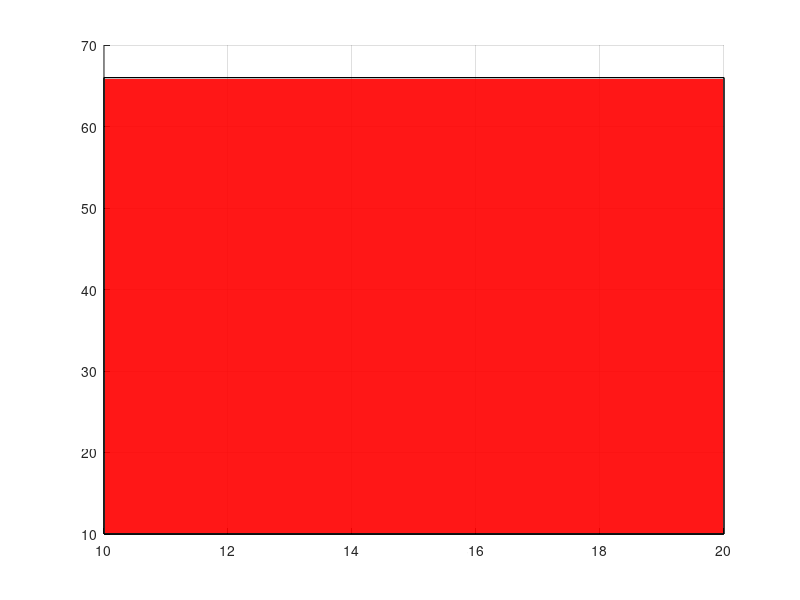

MATLAB code for this plot: (Note: this script raises an error after producing the figure.)
function plotcube(varargin)
% PLOTCUBE - Display a 3D-cube in the current axes
%
%   PLOTCUBE(EDGES,ORIGIN,ALPHA,COLOR) displays a 3D-cube in the current axes
%   with the following properties:
%   * EDGES : 3-elements vector that defines the length of cube edges
%   * ORIGIN: 3-elements vector that defines the start point of the cube
%   * ALPHA : scalar that defines the transparency of the cube faces (from 0
%             to 1)
%   * COLOR : 3-elements vector that defines the faces color of the cube
%
% Example:
%   >> plotcube([5 5 5],[ 2  2  2],.8,[1 0 0]);
%   >> plotcube([5 5 5],[10 10 10],.8,[0 1 0]);
%   >> plotcube([5 5 5],[20 20 20],.8,[0 0 1]);

% Default input arguments
inArgs = { ...
  [10 56 100] , ... % Default edge sizes (x,y and z)
  [10 10  10] , ... % Default coordinates of the origin point of the cube
  .7          , ... % Default alpha value for the cube's faces
  [1 0 0]     ,  ... % Default Color for the cube
  1           , .... %Default structure No
  1           , ... %Default Substructure No
  0 ... %Default timestep
  };

% Replace default input arguments by input values
inArgs(1:nargin) = varargin;

% Create all variables
[edges,origin,alpha,clr,struct_idx,sub_idx,timestep] = deal(inArgs{:});
% display('timestep: '+string(timestep));

XYZ = { ...
  [0 0 0 0]  [0 0 1 1]  [0 1 1 0] ; ...
  [1 1 1 1]  [0 0 1 1]  [0 1 1 0] ; ...
  [0 1 1 0]  [0 0 0 0]  [0 0 1 1] ; ...
  [0 1 1 0]  [1 1 1 1]  [0 0 1 1] ; ...
  [0 1 1 0]  [0 0 1 1]  [0 0 0 0] ; ...
  [0 1 1 0]  [0 0 1 1]  [1 1 1 1]   ...
  };

XYZ = mat2cell(...
  cellfun( @(x,y,z) x*y+z , ...
    XYZ , ...
    repmat(mat2cell(edges,1,[1 1 1]),6,1) , ...
    repmat(mat2cell(origin,1,[1 1 1]),6,1) , ...
    'UniformOutput',false), ...
  6,[1 1 1]);


cellfun(@patch,XYZ{1},XYZ{2},XYZ{3},...
  repmat({clr},6,1),...
  repmat({'FaceAlpha'},6,1),...
  repmat({alpha},6,1)...
  );
grid on
% set(gca, 'XAxisLocation', 'origin', 'YAxisLocation', 'origin')
ax.XAxisLocation = 'origin';
ax.YAxisLocation = 'origin';
ax.ZAxisLocation = 'origin';
title('Structure '+string(struct_idx) +' Substructure '+string(sub_idx));
txt ='Timestep = '+string(timestep);
% text(15,30,txt)
% text(10,20,txt)
xlim([1 8])
ylim([1 8])
zlim([0 8])
xticks([1 2 3 4 5 6 7 8])
yticks([1 2 3 4 5 6 7 8])
zticks([1 2 3 4 5 6 7 8])
xlabel('X')
ylabel('Y')
zlabel('Z')
view(3);
